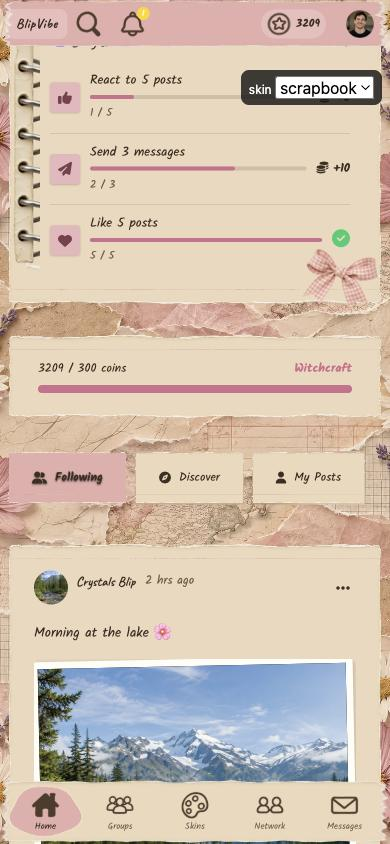
#> input picture prototypes/scrapbook-engine-home.jpg, 390 x 844 px
$ python -i qa_assets.py   (imports and definitions only)
#> lines starting #> are read from the running program, lines starting #| are printed output that depends on the picture
#> further down, picture is the input picture: PIL image 390x844 RGB; mean R, G, B 210.8, 193.7, 177.4
#!/usr/bin/env python3
"""QA the sliced assets in images/skins/<id>/assets/ without re-slicing.

Checks
- stretchable parts (panels, chips, buttons): the central area is stretched horizontally by 9-slice,
  so we measure variation ACROSS each row of the centre (a smooth top-to-bottom gloss passes; a blotch,
  smudge or texture blob fails).
- nav/header strips: often have intentional built-in slots/buttons -> reported as REVIEW, not FAIL.
- avatar mask: must be a solid shape (little partial alpha).
- background: the middle (where cards sit) must be calm.
Usage: python qa_assets.py [skin ...] | all
"""
import sys
from pathlib import Path

from PIL import Image, ImageFilter

ROOT = Path(__file__).resolve().parents[2]
SKINS = ROOT / "images" / "skins"

STRETCH = ["panel-card", "panel-card-active", "chip", "chip-active", "btn-primary", "btn-secondary"]
STRIPS = ["nav-bar", "header-bar"]
ROW_MAX = 12.0      # mean per-row luminance std allowed in a stretchable centre
BG_MAX = 38.0


def row_noise(img: Image.Image) -> float:
    w, h = img.size
#> w = 390; h = 844
    c = img.crop((int(w * .25), int(h * .3), int(w * .75), int(h * .7)))
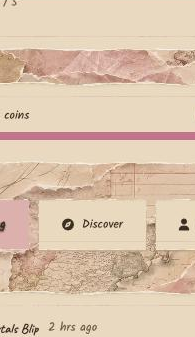
#> c: PIL image 195x337 RGB; mean R, G, B 221.3, 198, 174.9
    # light blur so single-pixel paper grain doesn't count, blotches still do
    lum = c.convert("L").filter(ImageFilter.GaussianBlur(1.2))
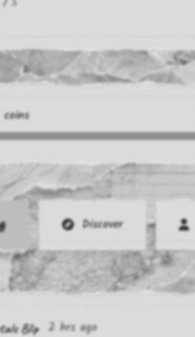
#> lum: PIL image 195x337 L; min 60, max 228, mean 202.4
#> (the run stopped early here; a loop or call above may not have finished)

$ run again, on prototypes/reference/layout-7-screens.jpg
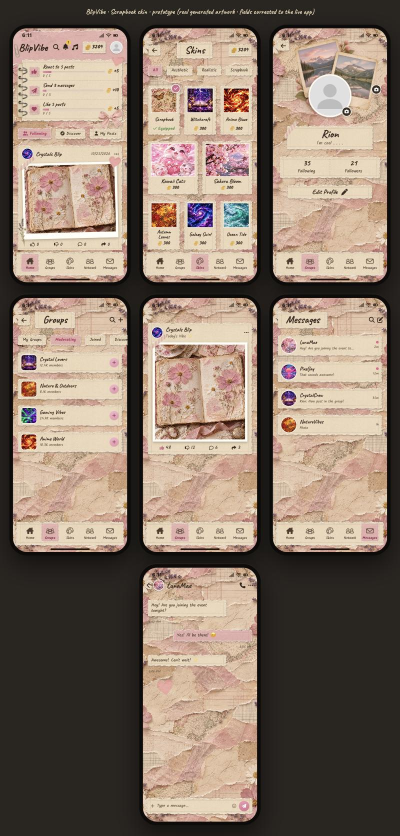
#> input picture prototypes/reference/layout-7-screens.jpg, 800 x 1672 px (shown at 1/2 size)
#> picture is the input picture: PIL image 800x1672 RGB; mean R, G, B 138.5, 121.3, 107.2
#> in row_noise, `c = img.crop((int(w * .25), int(h * .3), int(w * .75), int(h * .7)))`:
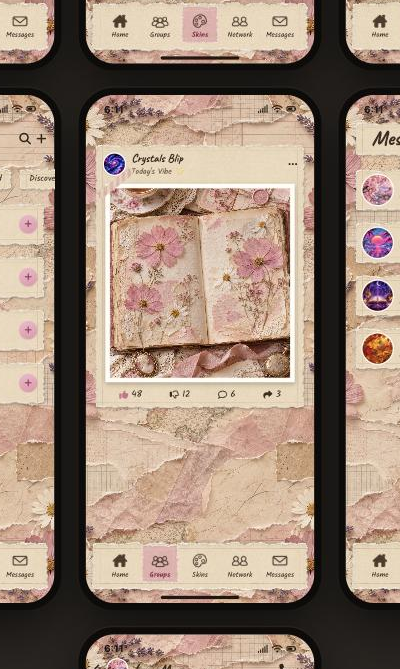
#> c: PIL image 400x669 RGB; mean R, G, B 157.6, 136.5, 120.5
#> in row_noise, `lum = c.convert("L").filter(ImageFilter.GaussianBlur(1.2))`:
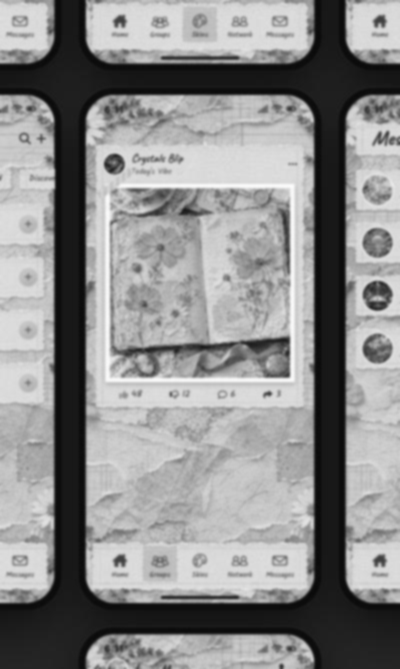
#> lum: PIL image 400x669 L; min 9, max 251, mean 141.1
